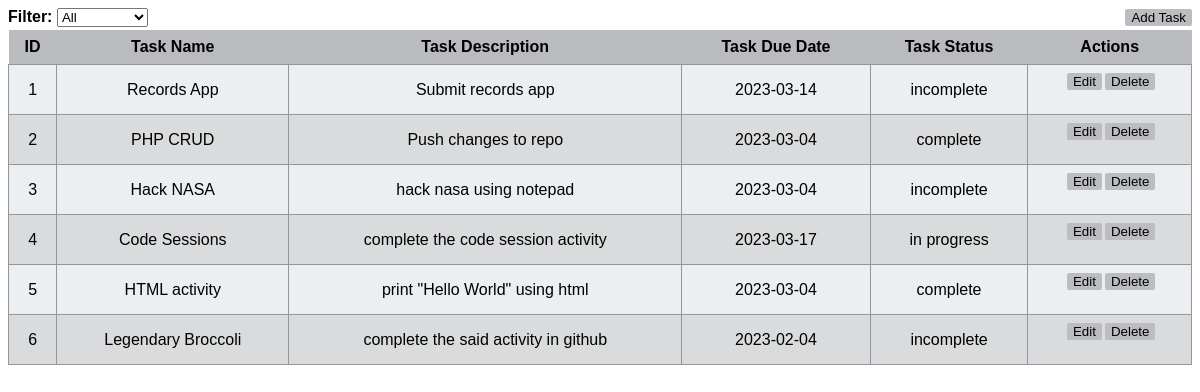
The page / on the database its author committed.
### tables this page shows
CREATE TABLE `tasks` (
  `id` int NOT NULL AUTO_INCREMENT,
  `task_name` varchar(32) NOT NULL,
  `task_description` varchar(100) NOT NULL,
  `task_due_date` date NOT NULL,
  `task_status` enum('incomplete','in progress','complete') NOT NULL,
  PRIMARY KEY (`id`)
);

### index.php (the view, shortened to what this page needs)
<?php
    require("config/db.php");
    if (!isset($_GET['mode']) || $_GET['mode'] == 'view') {
        $filter_options = array('All', 'Incomplete', 'In Progress', 'Complete');
        $filter_selected = isset($_GET['filter']) ? $_GET['filter'] : 'All';
        if ($filter_selected != 'All') {
            $query = "SELECT * FROM tasks WHERE task_status = '$filter_selected'";
        } else {
            $query = "SELECT * FROM tasks";
        }
        $result = mysqli_query($db, $query);
        if (mysqli_num_rows($result) > 0) {
            echo "<div style='display:flex; align-items: center; justify-content: space-between;'>";
            echo "<div><strong>Filter:</strong> ";
            echo "<select id='filter' name='filter' onchange='filterTasks()'>";
            foreach ($filter_options as $option) {
                if ($filter_selected == $option) {
                    echo "<option value='$option' selected>$option</option>";
                } else {
                    echo "<option value='$option'>$option</option>";
                }
            }
            echo "</select></div>";
            echo "<div><button type='button' onclick=\"location.href='index-add.php'\">Add Task</button></div>";
            echo "</div>";
            echo "<table>";
            echo "<tr><th>ID</th><th>Task Name</th><th>Task Description</th><th>Task Due Date</th><th>Task Status</th><th>Actions</th></tr>";
            while($row = mysqli_fetch_assoc($result)) {
                echo "<tr>";
                    echo "<td>" . $row['id'] . "</td>";
                    echo "<td>" . $row['task_name'] . "</td>";
                    echo "<td>" . $row['task_description'] . "</td>";
                    echo "<td>" . $row['task_due_date'] . "</td>";
                    echo "<td>" . $row['task_status'] . "</td>";
                    echo "<td>";
                        echo "<form style='display:inline-block' action='index-edit.php?id=" . $row['id'] . "' method='post'>";
                            echo "<button type='submit' name='edit'>Edit</button>";
                        echo "</form>";
                        echo "<form style='display:inline-block' action='index-delete.php' method='post' onsubmit='return confirm(\"Are you sure you want to delete this task?\")'>";
                            echo "<button type='submit' name='delete'>Delete</button>";
                        echo "</form>";
                    echo "</td>";
                echo "</tr>";
            }
            echo "</table>";
        } else {
            echo "<script>alert('No task found'); window.location.href='index.php';</script>";
        }
    }
?>

### rows shown on the page
tasks: id "1", task_name "Records App", task_description "Submit records app", task_due_date "2023-03-14", task_status "incomplete"
tasks: id "2", task_name "PHP CRUD", task_description "Push changes to repo", task_due_date "2023-03-04", task_status "complete"
tasks: id "3", task_name "Hack NASA", task_description "hack nasa using notepad", task_due_date "2023-03-04", task_status "incomplete"
tasks: id "4", task_name "Code Sessions", task_description "complete the code session activity", task_due_date "2023-03-17", task_status "in progress"
tasks: id "5", task_name "HTML activity", task_description "print \"Hello World\" using html", task_due_date "2023-03-04", task_status "complete"
tasks: id "6", task_name "Legendary Broccoli", task_description "complete the said activity in github", task_due_date "2023-02-04", task_status "incomplete"

### other values the page prints
form field filter "All"
